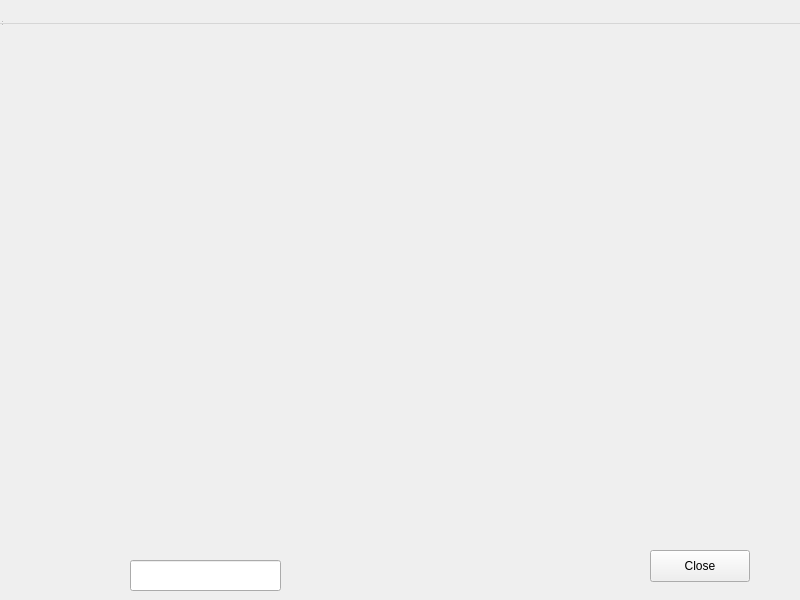
<?xml version="1.0" encoding="UTF-8"?>
<ui version="4.0">
 <class>AnotherWindow</class>
 <widget class="AnotherWindow" name="AnotherWindow">
  <property name="geometry">
   <rect>
    <x>0</x>
    <y>0</y>
    <width>800</width>
    <height>600</height>
   </rect>
  </property>
  <property name="windowTitle">
   <string>MainWindow</string>
  </property>
  <widget class="QCustomPlot" name="AnotherWindow_2" native="true">
   <property name="geometry">
    <rect>
     <x>0</x>
     <y>0</y>
     <width>801</width>
     <height>541</height>
    </rect>
   </property>
  </widget>
  <widget class="QMenuBar" name="menubar">
   <property name="geometry">
    <rect>
     <x>0</x>
     <y>0</y>
     <width>800</width>
     <height>24</height>
    </rect>
   </property>
  </widget>
  <widget class="QStatusBar" name="statusbar">
   <property name="geometry">
    <rect>
     <x>0</x>
     <y>0</y>
     <width>3</width>
     <height>27</height>
    </rect>
   </property>
  </widget>
  <widget class="QPushButton" name="Close">
   <property name="geometry">
    <rect>
     <x>650</x>
     <y>550</y>
     <width>100</width>
     <height>32</height>
    </rect>
   </property>
   <property name="text">
    <string>Close</string>
   </property>
  </widget>
  <widget class="QLineEdit" name="ErrorWindow">
   <property name="geometry">
    <rect>
     <x>130</x>
     <y>560</y>
     <width>151</width>
     <height>31</height>
    </rect>
   </property>
  </widget>
 </widget>
 <customwidgets>
  <customwidget>
   <class>AnotherWindow</class>
   <extends>QWidget</extends>
   <header>anotherwindow.h</header>
   <container>1</container>
  </customwidget>
  <customwidget>
   <class>QCustomPlot</class>
   <extends>QWidget</extends>
   <header>qcustomplot.h</header>
   <container>1</container>
  </customwidget>
 </customwidgets>
 <resources/>
 <connections/>
</ui>
